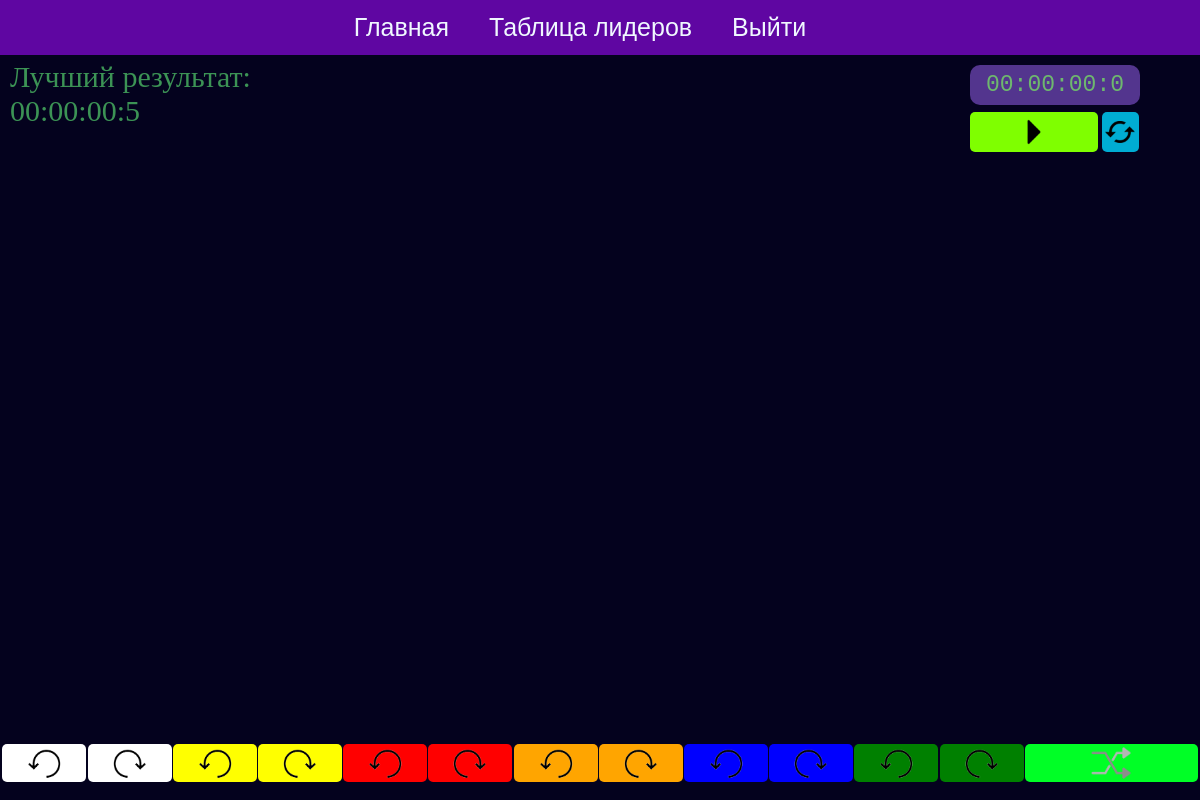
Page / (signed in) on the earlier database version.
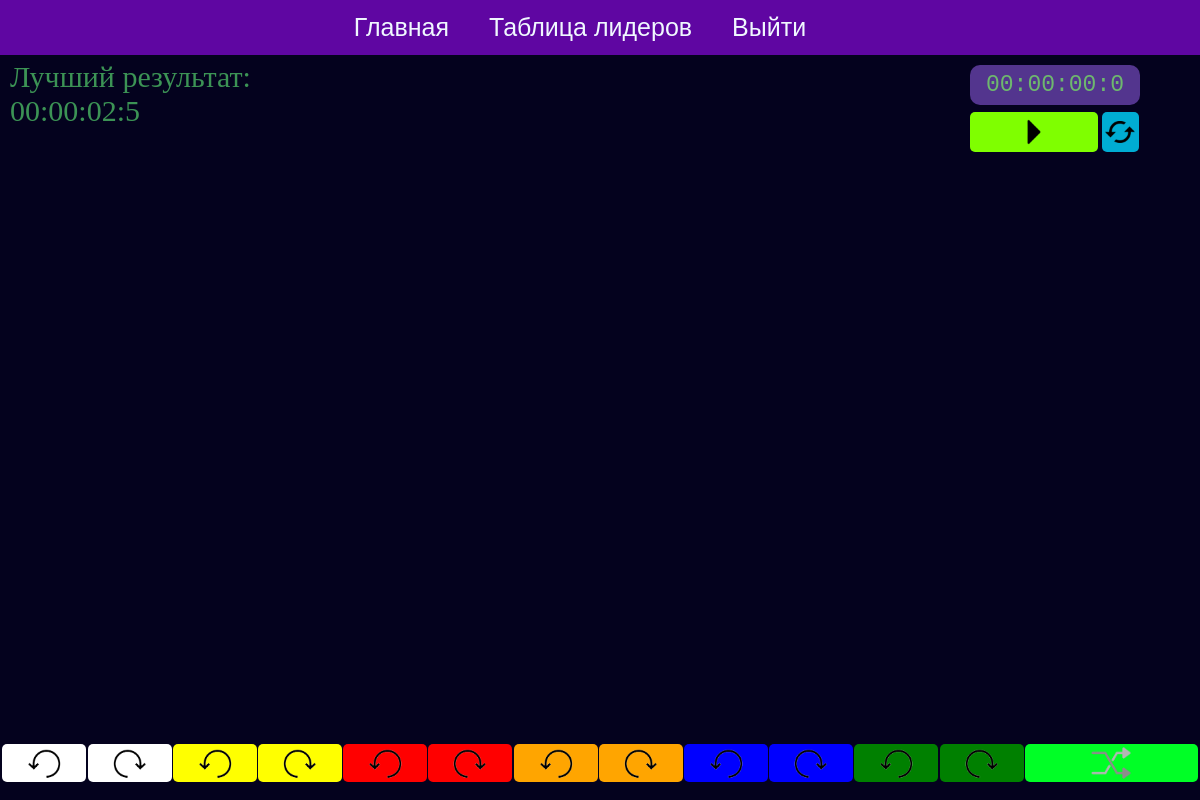
Same page on the later database version.
### users/models.py (models this page shows)
class User(AbstractUser):
    milliseconds = models.PositiveIntegerField(blank=True, null=True)
    def get_time(self):
        milliseconds = self.milliseconds
        seconds = int(milliseconds / 10)
        minutes = int(seconds / 60)
        hours = int(minutes / 60)
        minutes %= 60
        seconds %= 60
        milliseconds %= 10
        return f"{hours:02}:{minutes:02}:{seconds:02}:{milliseconds}"

### cube/views.py (the view)
# urls.py: path('', index, name='index'),
def index(request):
    colors = ['white', 'yellow', 'red', 'orange', 'blue', 'green']
    pos = [(str(0.2 + i * 2 * 7.1), str(0.2 + (i * 2 + 1) * 7.1)) for i in range(6)]
    context = {
        'colors_pos': zip(colors, pos),
        'high_graphics': True,
    }
    return render(request, 'cube/index.html', context)

### cube/templates/cube/index.html (shortened to what this page needs)
{% load static %}
<!DOCTYPE html>
<html lang="en" dir="ltr">
<head>
    <link rel="stylesheet" type="text/css" href="{% static 'css/style.css' %}">
</head>
<body>
{% include 'cube/menu.html' %}
{% if user.milliseconds %}
    <div class="user_record">
        Лучший результат: <br>
        {{ user.get_time }}
    </div>
{% endif %}
<div class="timer_block">
    <div id="timer" class="timer">00:00:00:0</div>
    <button id="start_timer_btn" class="start_timer_btn" onclick="start_timer()"></button>
    <button id="reset_timer_btn" class="reset_timer_btn" onclick="timer.reset()"></button>
</div>
{% for color, pos in colors_pos %}
    <button class="rotate_but but_left" style="
            background-color: {{ color }}; left: {{ pos.0 }}%;
            " onclick="moveFace('{{ color|slice:'1' }}', 'ccw', true, 100)"></button>
    <button class="rotate_but but_right" style="
            background-color: {{ color }}; left: {{ pos.1 }}%;
            " onclick="moveFace('{{ color|slice:'1' }}', 'cw', true, 100)"></button>
{% endfor %}
<button class="scramble_btn" onclick="scramble_cube()"></button>
</body>
</html>

Differences in the rows shown:
changed User: get_time "00:00:00:5" → "00:00:02:5"
